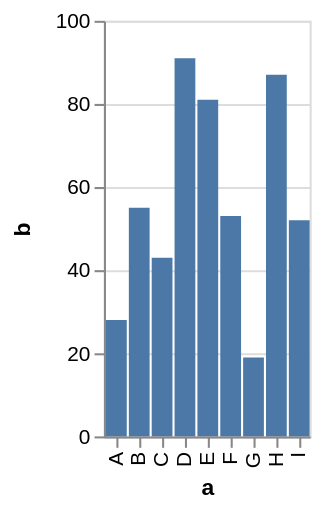

Describe this chart as a Vega-Lite specification.
### Vega specification from a JSON file in a GitHub repository (floating-point values rounded to 4 significant figures)
{"$schema": "https://vega.github.io/schema/vega/v3.0.json", "description": "A simple bar chart with embedded data.", "autosize": "pad", "padding": 5, "style": "cell", "data": [{"name": "source_0", "values": [{"a": "A", "b": 28}, {"a": "B", "b": 55}, {"a": "C", "b": 43}, {"a": "D", "b": 91}, {"a": "E", "b": 81}, {"a": "F", "b": 53}, {"a": "G", "b": 19}, {"a": "H", "b": 87}, {"a": "I", "b": 52}]}, {"name": "data_0", "source": "source_0", "transform": [{"type": "formula", "expr": "toNumber(datum[\"b\"])", "as": "b"}, {"type": "filter", "expr": "datum[\"b\"] !== null && !isNaN(datum[\"b\"])"}]}], "signals": [{"name": "x_step", "value": 11}, {"name": "width", "update": "bandspace(domain('x').length, 0.1, 0.05) * x_step"}, {"name": "height", "update": "200"}], "marks": [{"name": "marks", "type": "rect", "style": ["bar"], "from": {"data": "data_0"}, "encode": {"update": {"x": {"scale": "x", "field": "a"}, "width": {"scale": "x", "band": true}, "y": {"scale": "y", "field": "b"}, "y2": {"scale": "y", "value": 0}, "fill": {"value": "#4c78a8"}}}}], "scales": [{"name": "x", "type": "band", "domain": {"data": "data_0", "field": "a", "sort": true}, "range": {"step": {"signal": "x_step"}}, "round": true, "paddingInner": 0.1, "paddingOuter": 0.05}, {"name": "y", "type": "linear", "domain": {"data": "data_0", "field": "b"}, "range": [{"signal": "height"}, 0], "round": true, "nice": true, "zero": true}], "axes": [{"scale": "x", "labelOverlap": true, "orient": "bottom", "title": "a", "zindex": 1, "encode": {"labels": {"update": {"angle": {"value": 270}, "align": {"value": "right"}, "baseline": {"value": "middle"}}}}}, {"scale": "y", "labelOverlap": true, "orient": "left", "tickCount": {"signal": "ceil(height/40)"}, "title": "b", "zindex": 1}, {"scale": "y", "domain": false, "grid": true, "labels": false, "maxExtent": 0, "minExtent": 0, "orient": "left", "tickCount": {"signal": "ceil(height/40)"}, "ticks": false, "zindex": 0, "gridScale": "x"}], "config": {"axis": {"domainColor": "#888", "tickColor": "#888"}, "axisY": {"minExtent": 30}}}
